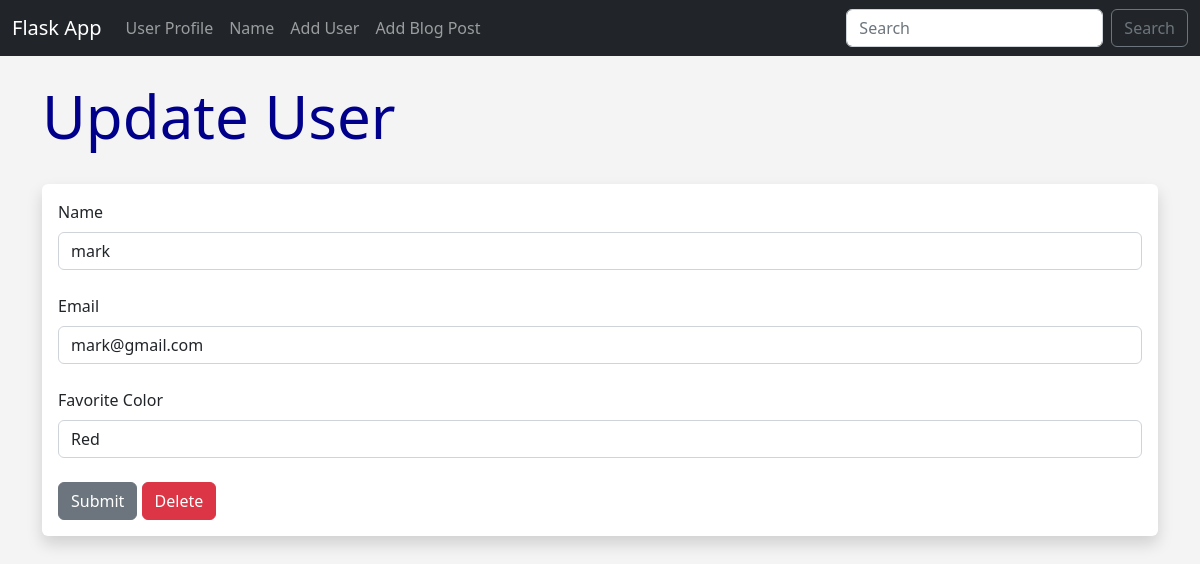
Screenshot of /update/1 with the database file from the repository.
### app.py (models this page shows, shortened)
class Users (db.Model):
    id = db.Column(db.Integer, primary_key=True)
    name = db.Column(db.String(200), nullable=False)
    email = db.Column(db.String(120), nullable=False, unique=True)
    favorite_color = db.Column(db.String(120))
    date_added = db.Column(db.DateTime, default=datetime.utcnow)
    password_hash = db.Column(db.String(128))
    @property
    def password(self):
        raise AttributeError('password is not a readable attribute!')

### app.py (the view)
@app.route('/update/<int:id>', methods=['GET', 'POST'])
def update(id):
    form = UserForm()
    name_to_update = Users.query.get_or_404(id)
    if request.method == 'POST':
        name_to_update.name = request.form['name']
        name_to_update.email = request.form['email']
        name_to_update.favorite_color = request.form['favorite_color']
        try:
            db.session.commit()
            flash("User Updated successfully")
            return render_template("update.html", form=form,
                                   name_to_update=name_to_update)
        except:
            flash("Error! Looks like there was a problem, try again")
            return render_template("update.html", form=form,
                                   name_to_update=name_to_update,
                                   id=id)
    else:
        return render_template("update.html", form=form,
                               name_to_update=name_to_update,
                               id=id)

### app.py
class UserForm(FlaskForm):
    name = StringField("Name", validators=[DataRequired()])
    email = StringField("Email", validators=[DataRequired()])
    favorite_color = StringField("Favorite Color")
    password_hash = PasswordField('Password', validators=[DataRequired(), EqualTo(
        'password_hash2', message='Passwords must match!')])
    password_hash2 = PasswordField(
        'Confirm Password', validators=[DataRequired()])
    submit = SubmitField("Submit")

### templates/update.html (shortened to what this page needs)
{% extends 'base.html' %}
{% block content %}
{% if name%}
    <h1>Update User</h1>
<br />
<table class="table table-hover table-bordered table-striped">
    {% for our_user in our_users %}
    <tr>
        <td> {{our_user.id}}. {{our_user.name}} - {{our_user.email}} - {{our_user.favorite_color}}</td>
    </tr>
    {%endfor%}
</table>
{% else %}
<h1>Update User</h1>
<br />
<div class="shadow p-3 mb-5 bg-body rounded">
<form action="/update/{{name_to_update.id}}" method="POST">
  {{form.name.label(class="form-label") }}
  {{form.name(class="form-control", value=name_to_update.name) }}
  <br />
  {{form.email.label(class="form-label") }}
  {{form.email(class="form-control", value=name_to_update.email) }}
  <br />
  {{form.favorite_color.label(class="form-label") }}
  {{form.favorite_color(class="form-control", value=name_to_update.favorite_color) }}
  <br>
  {{form.submit(class="btn btn-secondary")}}
  <a href="{{url_for('delete', id=id)}}" class="btn btn-danger">Delete</a>
</form>
</div>
<br><br>
{% endif %} {% endblock %}

### static/css/style.css (style rules this page uses)
h1 { color: darkblue; font-size: 60px; }
body { background: #f4f4f4; }

### rows the page displays
Users: name "mark", email "mark@gmail.com", favorite_color "Red"
